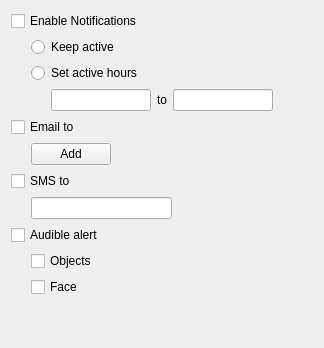
       <widget class="QWidget" name="notificationsTab">
        <attribute name="title">
         <string>Notifications</string>
        </attribute>
        <layout class="QVBoxLayout" name="verticalLayout_3">
         <item>
          <widget class="QCheckBox" name="enableNotCheck">
           <property name="text">
            <string>Enable Notifications</string>
           </property>
          </widget>
         </item>
         <item>
          <layout class="QHBoxLayout" name="horizontalLayout_6">
           <item>
            <spacer name="horizontalSpacer_6">
             <property name="orientation">
              <enum>Qt::Horizontal</enum>
             </property>
             <property name="sizeType">
              <enum>QSizePolicy::Maximum</enum>
             </property>
             <property name="sizeHint" stdset="0">
              <size>
               <width>20</width>
               <height>20</height>
              </size>
             </property>
            </spacer>
           </item>
           <item>
            <layout class="QVBoxLayout" name="verticalLayout_4">
             <item>
              <widget class="QRadioButton" name="activeRadio">
               <property name="text">
                <string>Keep active</string>
               </property>
               <attribute name="buttonGroup">
                <string notr="true">buttonGroup</string>
               </attribute>
              </widget>
             </item>
             <item>
              <widget class="QRadioButton" name="activeHoursRadio">
               <property name="text">
                <string>Set active hours</string>
               </property>
               <attribute name="buttonGroup">
                <string notr="true">buttonGroup</string>
               </attribute>
              </widget>
             </item>
             <item>
              <layout class="QHBoxLayout" name="horizontalLayout_4">
               <item>
                <spacer name="horizontalSpacer_7">
                 <property name="orientation">
                  <enum>Qt::Horizontal</enum>
                 </property>
                 <property name="sizeType">
                  <enum>QSizePolicy::Maximum</enum>
                 </property>
                 <property name="sizeHint" stdset="0">
                  <size>
                   <width>20</width>
                   <height>20</height>
                  </size>
                 </property>
                </spacer>
               </item>
               <item>
                <widget class="QLineEdit" name="fromActiveText">
                 <property name="maximumSize">
                  <size>
                   <width>100</width>
                   <height>16777215</height>
                  </size>
                 </property>
                </widget>
               </item>
               <item>
                <widget class="QLabel" name="label_2">
                 <property name="text">
                  <string>to</string>
                 </property>
                </widget>
               </item>
               <item>
                <widget class="QLineEdit" name="toActiveText">
                 <property name="maximumSize">
                  <size>
                   <width>100</width>
                   <height>16777215</height>
                  </size>
                 </property>
                </widget>
               </item>
               <item>
                <spacer name="horizontalSpacer_18">
                 <property name="orientation">
                  <enum>Qt::Horizontal</enum>
                 </property>
                 <property name="sizeHint" stdset="0">
                  <size>
                   <width>40</width>
                   <height>20</height>
                  </size>
                 </property>
                </spacer>
               </item>
              </layout>
             </item>
            </layout>
           </item>
          </layout>
         </item>
         <item>
          <widget class="QCheckBox" name="emailCheck">
           <property name="text">
            <string>Email to</string>
           </property>
          </widget>
         </item>
         <item>
          <layout class="QHBoxLayout" name="horizontalLayout_5">
           <item>
            <spacer name="horizontalSpacer_3">
             <property name="orientation">
              <enum>Qt::Horizontal</enum>
             </property>
             <property name="sizeType">
              <enum>QSizePolicy::Maximum</enum>
             </property>
             <property name="sizeHint" stdset="0">
              <size>
               <width>20</width>
               <height>20</height>
              </size>
             </property>
            </spacer>
           </item>
           <item>
            <layout class="QVBoxLayout" name="verticalLayout_17">
             <item>
              <layout class="QVBoxLayout" name="emailVerticalBox"/>
             </item>
             <item>
              <layout class="QHBoxLayout" name="horizontalLayout_21">
               <item>
                <widget class="QPushButton" name="addEmail">
                 <property name="text">
                  <string>Add</string>
                 </property>
                </widget>
               </item>
              </layout>
             </item>
            </layout>
           </item>
           <item>
            <spacer name="horizontalSpacer_16">
             <property name="orientation">
              <enum>Qt::Horizontal</enum>
             </property>
             <property name="sizeType">
              <enum>QSizePolicy::Expanding</enum>
             </property>
             <property name="sizeHint" stdset="0">
              <size>
               <width>40</width>
               <height>20</height>
              </size>
             </property>
            </spacer>
           </item>
          </layout>
         </item>
         <item>
          <widget class="QCheckBox" name="smsCheck">
           <property name="text">
            <string>SMS to</string>
           </property>
          </widget>
         </item>
         <item>
          <layout class="QHBoxLayout" name="horizontalLayout_23">
           <item>
            <spacer name="horizontalSpacer_4">
             <property name="orientation">
              <enum>Qt::Horizontal</enum>
             </property>
             <property name="sizeType">
              <enum>QSizePolicy::Maximum</enum>
             </property>
             <property name="sizeHint" stdset="0">
              <size>
               <width>20</width>
               <height>20</height>
              </size>
             </property>
            </spacer>
           </item>
           <item>
            <widget class="QLineEdit" name="lineEdit_3"/>
           </item>
           <item>
            <spacer name="horizontalSpacer_17">
             <property name="orientation">
              <enum>Qt::Horizontal</enum>
             </property>
             <property name="sizeHint" stdset="0">
              <size>
               <width>40</width>
               <height>20</height>
              </size>
             </property>
            </spacer>
           </item>
          </layout>
         </item>
         <item>
          <widget class="QCheckBox" name="audibleCheck">
           <property name="text">
            <string>Audible alert</string>
           </property>
          </widget>
         </item>
         <item>
          <layout class="QHBoxLayout" name="horizontalLayout_7">
           <item>
            <spacer name="horizontalSpacer_5">
             <property name="orientation">
              <enum>Qt::Horizontal</enum>
             </property>
             <property name="sizeType">
              <enum>QSizePolicy::Maximum</enum>
             </property>
             <property name="sizeHint" stdset="0">
              <size>
               <width>20</width>
               <height>20</height>
              </size>
             </property>
            </spacer>
           </item>
           <item>
            <layout class="QVBoxLayout" name="verticalLayout_6">
             <item>
              <widget class="QCheckBox" name="objectAudibleCheck">
               <property name="text">
                <string>Objects</string>
               </property>
              </widget>
             </item>
             <item>
              <widget class="QCheckBox" name="faceAudibleCheck">
               <property name="text">
                <string>Face</string>
               </property>
              </widget>
             </item>
            </layout>
           </item>
          </layout>
         </item>
         <item>
          <spacer name="verticalSpacer_2">
           <property name="orientation">
            <enum>Qt::Vertical</enum>
           </property>
           <property name="sizeType">
            <enum>QSizePolicy::Expanding</enum>
           </property>
           <property name="sizeHint" stdset="0">
            <size>
             <width>20</width>
             <height>40</height>
            </size>
           </property>
          </spacer>
         </item>
        </layout>
       </widget>
